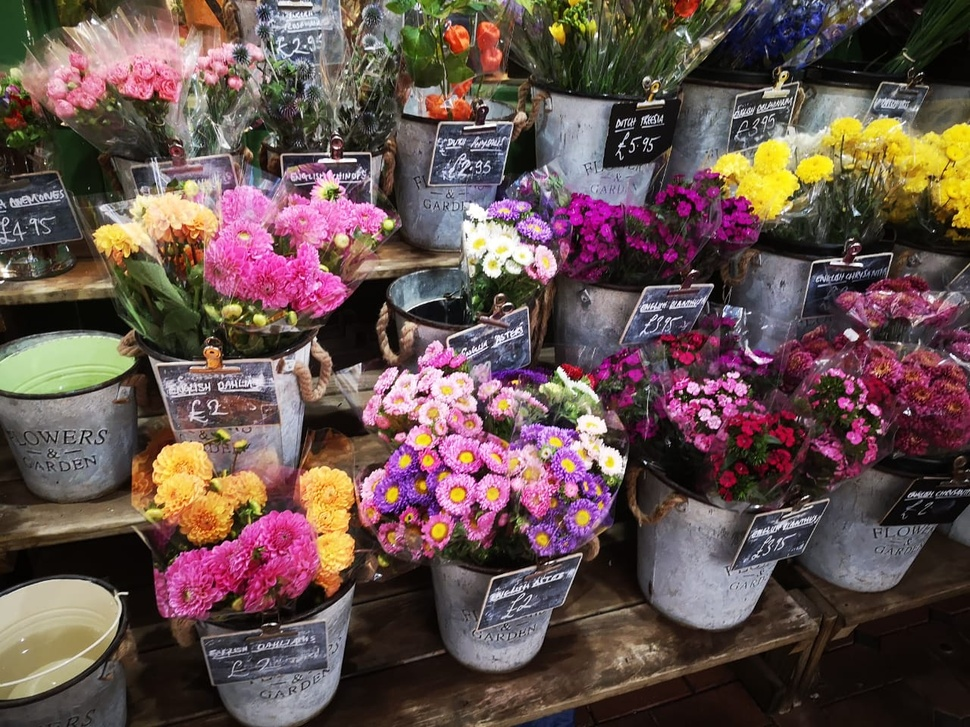
#> input picture flowers.jpeg, 970 x 727 px, shrunk from 1280 x 960 before the run
$ python 01ReadIMGMatplotlib.py
#> lines starting #> are read from the running program, lines starting #| are printed output that depends on the picture
### imshow.py
from matplotlib import pyplot as plt
import cv2 as cv

def imshow(title = "Image", image = None, size = 10):
    w, h = image.shape[0], image.shape[1]
    aspect_ratio = w/h
    plt.figure(figsize=(size * aspect_ratio,size))
    plt.imshow(cv.cvtColor(image, cv.COLOR_BGR2RGB))
    plt.title(title)
    plt.show()

### 01ReadIMGMatplotlib.py
import cv2
from matplotlib import pyplot as plt
import numpy as np
import imshow as helper

# IMG
img = cv2.imread("flowers.jpeg")
#> img is the input picture: shape (727, 970, 3); mean B, G, R 78.1, 81.4, 102.3

#plt.imshow(cv2.cvtColor(img, cv2.COLOR_BGR2RGB))
plt.title("IMAGEN")
#plt.show()

# Capas
print(img.shape)
#| (727, 970, 3)

# UTILIZAR cv2.split para obtener cada color separado

# La funcion cv2.split separa las capas de la imagen
B, G, R = cv2.split(img)
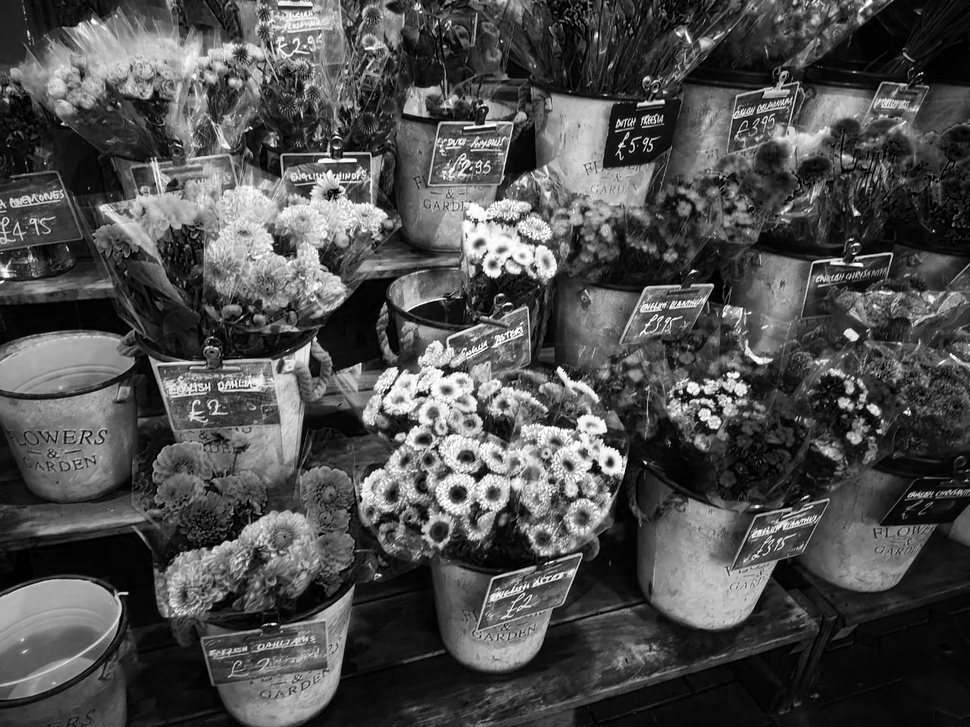
#> B: shape (727, 970); min 0, max 255, mean 78.1
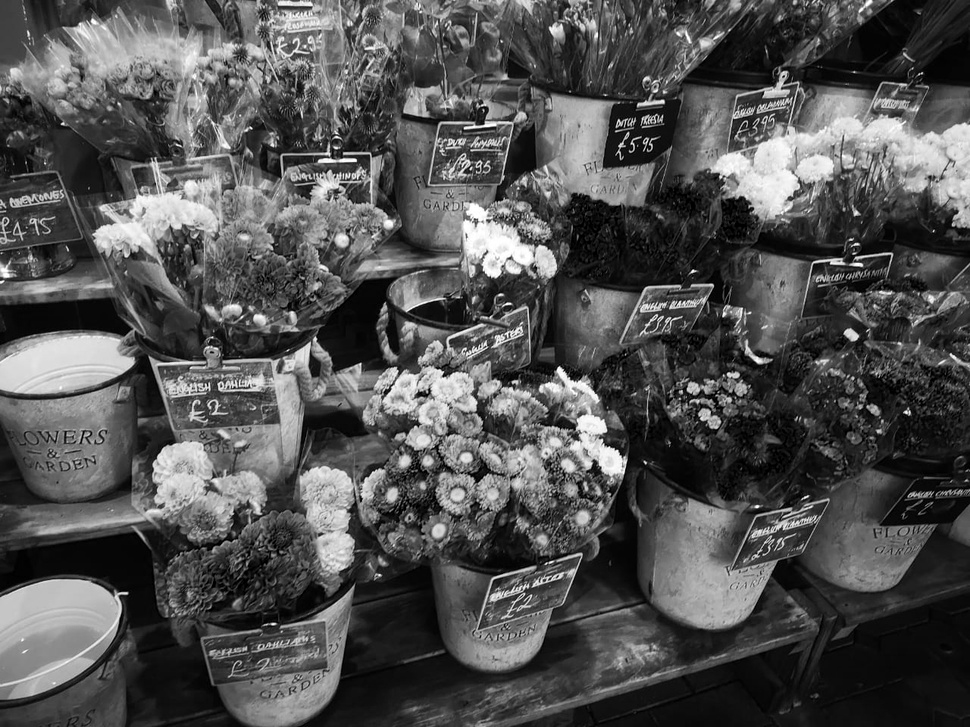
#> G: shape (727, 970); min 0, max 255, mean 81.4
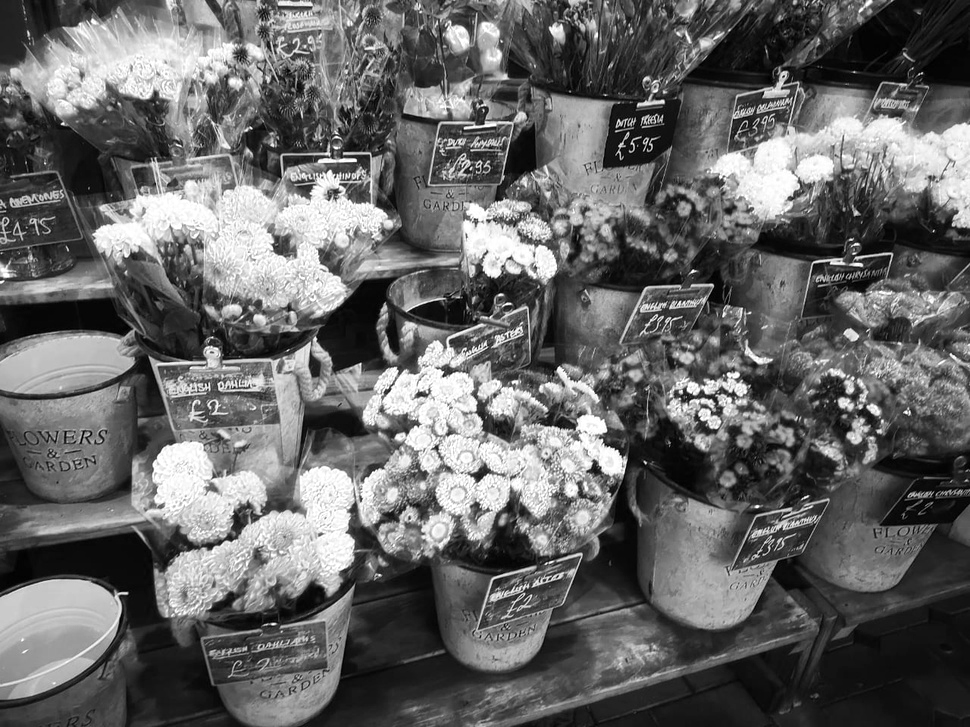
#> R: shape (727, 970); min 0, max 255, mean 102.3

zeros = np.zeros(img.shape[:2], dtype="uint8")

helper.imshow("RED", cv2.merge([B, zeros, R]))
#> in imshow, `plt.imshow(cv.cvtColor(image, cv.COLOR_BGR2RGB))`:
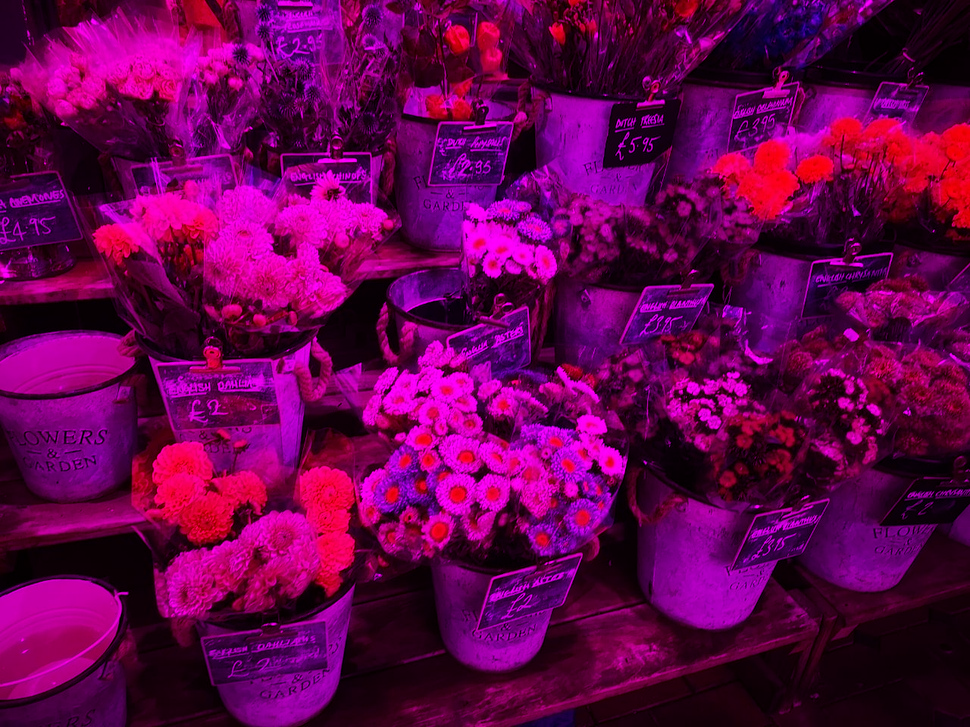
#> image: shape (727, 970, 3); mean of channels 0, 1, 2 78.1, 0, 102.3; drawn as B, G, R
helper.imshow("GREEN", cv2.merge([zeros, G, zeros]))
#> call 2 of imshow, with title = 'GREEN', size = 10
#> in imshow (call 2), `plt.imshow(cv.cvtColor(image, cv.COLOR_BGR2RGB))`:
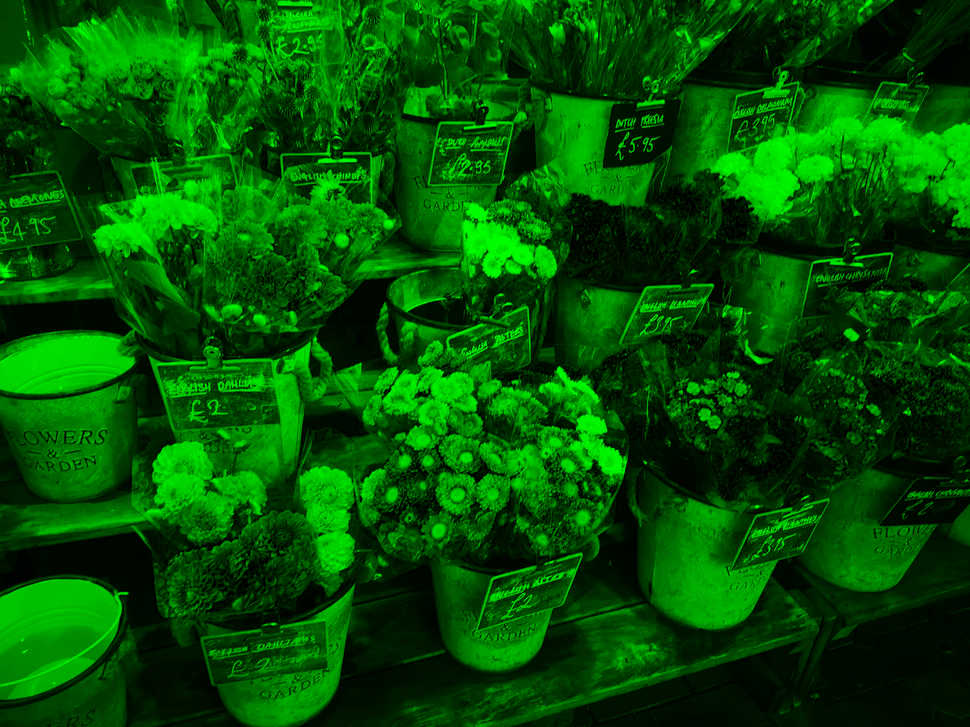
#> image: shape (727, 970, 3); mean of channels 0, 1, 2 0, 81.4, 0; drawn as B, G, R
helper.imshow("BLUE", cv2.merge([B, zeros, zeros]))
#> call 3 of imshow, with title = 'BLUE', size = 10
#> in imshow (call 3), `plt.imshow(cv.cvtColor(image, cv.COLOR_BGR2RGB))`:
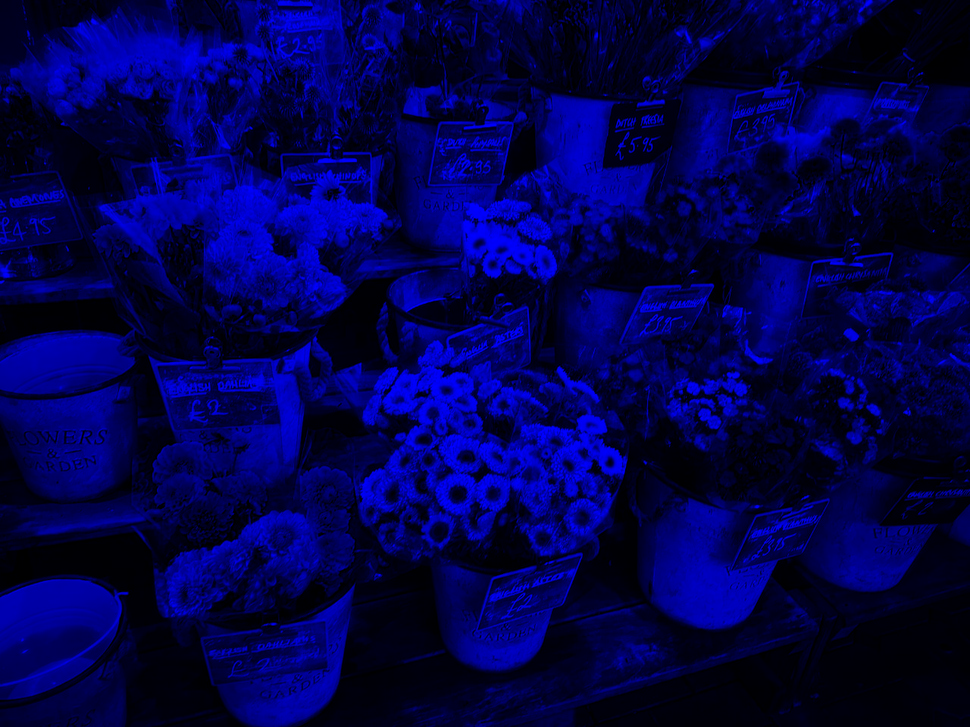
#> image: shape (727, 970, 3); mean of channels 0, 1, 2 78.1, 0, 0; drawn as B, G, R
